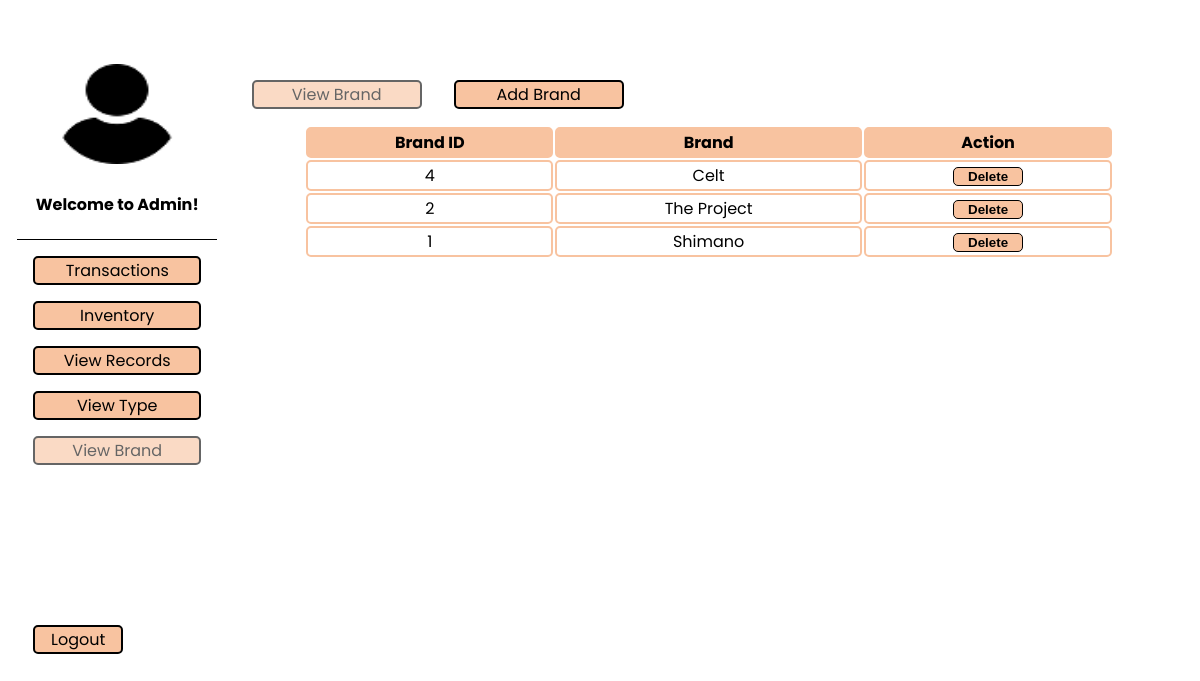
Page /add_brand/brand.php (signed in) on the committed database.
### tables this page shows
CREATE TABLE `tbl_brand` (
  `brand_id` int(50) NOT NULL,
  `brand_name` varchar(255) NOT NULL
);

### add_brand/brand.php (the view, shortened to what this page needs)
<?php
include "../dbcon.php";
$statement = $pdo->prepare('SELECT * FROM tbl_brand order by brand_id desc');
$statement->execute();
$row = $statement->fetchAll(PDO::FETCH_ASSOC);
?>
<!DOCTYPE html>
<html lang="en">
  <head>
    <link rel="stylesheet" href="../css/index.css" />
  </head>
  <body>
    <div class="admin-main">
      <div class="admin-image">
        <img
          src="../images/logoo.png"
          alt="admin logo"
          width="120"
          height="100"
        />
        <?php if ($_SESSION["Roles"] == 'admin'): ?>
          <h4>Welcome to Admin!</h4>
        <?php else: ?>
          <h4>Welcome to Cashier!</h4>
        <?php endif;?>
      </div>
      <ul>
        <li><a href="../order/order.php">Transactions</a></li>
        <li><a href="../inventory/inventory.php">Inventory</a></li>
        <li><a href="../view_orders/viewitem.php">View Records</a></li>
        <?php if ($_SESSION["Roles"] == 'admin'): ?>
        <li><a href="../add_type/type.php">View Type</a></li>
        <li class="disabled" ><a href="">View Brand</a></li>
        <?php endif;?>
        <li class="logout"><a href="../logout.php">Logout</a></li>
      </ul>
    </div>
    <div class="admin-contents">
      <div class="navbar">
        <li class="disabled"><a href="">View Brand</a></li>
        <li><a href="add_brand.php">Add Brand</a></li>
      </div>
      <div class="admin-tables">
        <table class="inventory">
        <tr>
            <th>Brand ID</th>
            <th>Brand</th>
            <?php if ($_SESSION["Roles"] == 'admin'): ?>
            <th>Action</th>
            <?php endif;?>
        </tr>
          <?php foreach ($row as $i => $item):?>
        <tr>
			<td><?php echo $item['brand_id']; ?></td>
			<td><?php echo $item['brand_name']; ?></td>
      <?php if ($_SESSION["Roles"] == 'admin'): ?>
      <td>
        <form method="POST" action="delete_brand.php">
         <button type="submit">Delete</button>
        </form>
      </td>
      <?php endif;?>
      </tr>
        <?php endforeach;?>
        </table>
      </div>
    </div>
  </body>
</html>

### css/index.css (style rules this page uses)
* { box-sizing: border-box; }
body { box-sizing: border-box; margin: 0.5rem; margin-top: 4rem; font-family: 'Poppins', sans-serif; display: flex; justify-content: space-around; }
.disabled { pointer-events:none; opacity: 0.6; }
.admin-main ul { list-style-type: none; margin: 0; padding: 0; width: 200px; }
.admin-main li a { display: block; color: #000; text-decoration: none; }
.admin-main li { text-align: center; margin: 1rem; border: 2px solid black; border-radius: 5px; background-color: rgb(248, 195, 160); }
.admin-main .admin-image { width: 200px; text-align: center; border-bottom: 1px solid black; }
.admin-main .logout { margin-top: 10rem; width: 90px; }
.admin-contents { width: 80%; }
.admin-contents li a { display: block; color: #000; text-decoration: none; }
.admin-contents li { width: 170px; list-style-type: none; text-align: center; margin: 1rem; border: 2px solid black; border-radius: 5px; background-color: rgb(248, 195, 160); }
.admin-contents .navbar { display: flex; justify-content: flex-start; }
.admin-tables { width: 90%; margin: auto; }
.admin-tables button { width: 70px; border: 1px solid black; border-radius: 5px; background-color: rgb(248, 195, 160); font-weight: bold; }
.inventory { width: 95%; margin: auto; text-align: center; }
.inventory th, td { border-collapse: separate; border: 2px solid rgb(248, 195, 160); border-radius: 5px; text-align: center; }
.inventory th { background-color: rgb(248, 195, 160); color: black; }

### rows in the picture
tbl_brand: brand_id "4", brand_name "Celt"
tbl_brand: brand_id "2", brand_name "The Project"
tbl_brand: brand_id "1", brand_name "Shimano"
